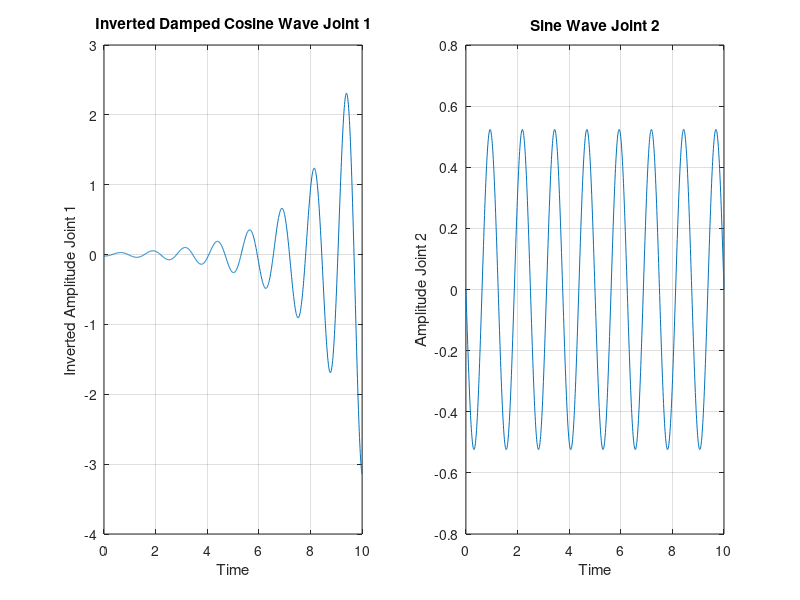

Write the MATLAB code that produced this figure.
% Parameters
lambda1 = 0.5;
omega1 = 8*pi/5;         % Adjust number of oscillations
phi1 = pi;          

lambda2 = 0.1;
omega2 = 8*pi/5;         % Adjust number of oscillations
phi2 = pi;
% Time array
t = linspace(0, 10, 1000)';

% Function
y1 = pi * exp(-lambda1 * t) .* cos(omega1 * t + phi1);
y2 = pi/6 * sin(omega2 * t + phi2);

% Invert y values
y1_inverted = flipud(y1);

% Create a matrix with time and inverted y values
data = [t, y1_inverted, y2];

% Write the matrix to a CSV file
csvwrite('inverted_damped_cosine_wave.csv', data);

% Plot
figure
subplot(1,2,1)
plot(t, y1_inverted)
xlabel('Time')
ylabel('Inverted Amplitude Joint 1')
title('Inverted Damped Cosine Wave Joint 1')
grid on;

% Plot
subplot(1,2,2)
plot(t, y2)
xlabel('Time')
ylabel('Amplitude Joint 2')
title('Sine Wave Joint 2')
grid on;
